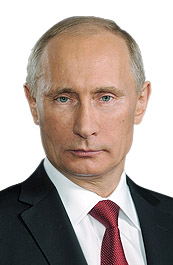
#> input picture data/russia/118949841.jpeg, 173 x 265 px; its folder holds 5 pictures in this run
$ python analysis.py
#> lines starting #> are read from the running program, lines starting #| are printed output that depends on the picture
from PIL import Image
import os
import numpy as np
from sklearn.decomposition import PCA
from sklearn.model_selection import train_test_split
from sklearn.metrics.pairwise import pairwise_distances

def load_and_preprocess_images(folder_path, label):
#> called with folder_path = './data/russia/', label = 'Russia'
    images = []
    labels = []
    for filename in os.listdir(folder_path):
        if filename.endswith(".jpeg"):
            image_path = os.path.join(folder_path, filename)
            img = Image.open(image_path).convert("L")  # Convert to grayscale
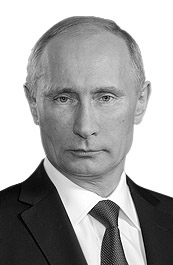
#> img: PIL image 173x265 L; min 0, max 255, mean 166
            img = img.resize((64, 64))  # Resize to a consistent size
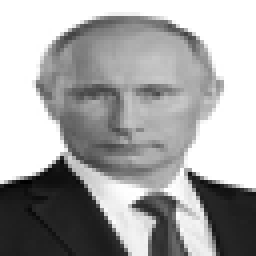
#> img: PIL image 64x64 L (shown 4 times larger); min 0, max 255, mean 165.9
            # Flatten image into a 1D array
            img_array = np.array(img).flatten()
#> img_array = 4096 values, max 255 at index 0, min 0 at index 2886, mean 165.9
            images.append(img_array)
            labels.append(label)
#> pass 2 of the loop in load_and_preprocess_images, `for filename in os.listdir(folder_path):`:
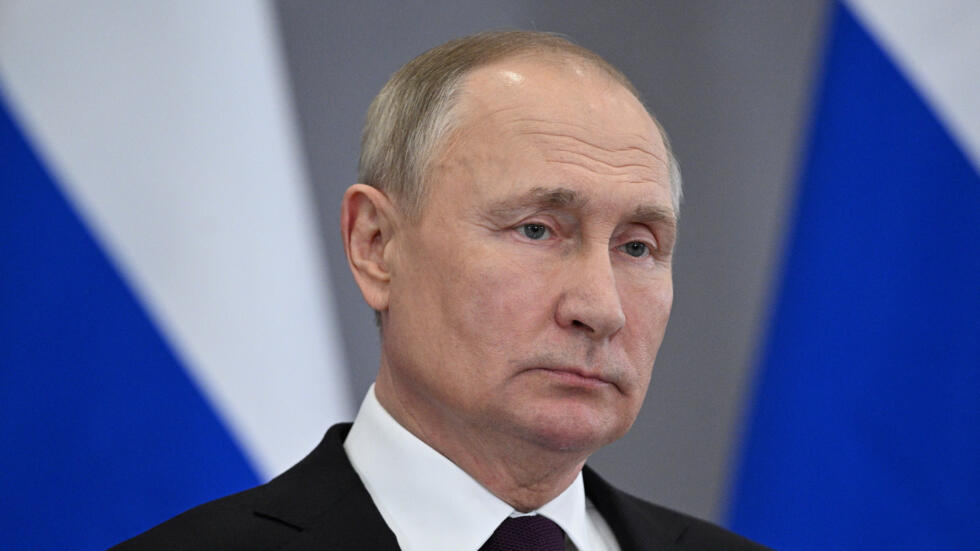
#> input picture data/russia/144984844.jpeg, 980 x 551 px
#> in load_and_preprocess_images, `img = Image.open(image_path).convert("L")`:
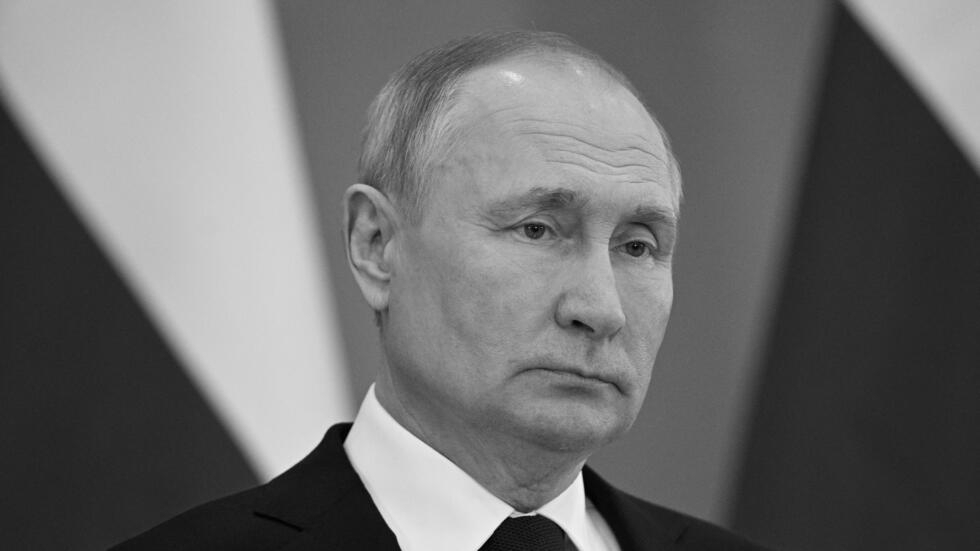
#> img: PIL image 980x551 L; min 0, max 248, mean 108.3
#> in load_and_preprocess_images, `img = img.resize((64, 64))`:
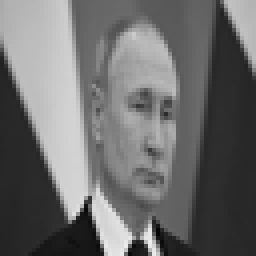
#> img: PIL image 64x64 L (shown 4 times larger); min 4, max 239, mean 108.3
#> img_array = 4096 values, max 239 at index 3877, min 4 at index 3751, mean 108.3
#> pass 3 of the loop in load_and_preprocess_images, `for filename in os.listdir(folder_path):`:
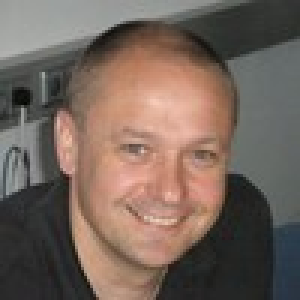
#> input picture data/russia/1516237897649.jpeg, 100 x 100 px (shown 3 times larger)
#> in load_and_preprocess_images, `img = Image.open(image_path).convert("L")`:
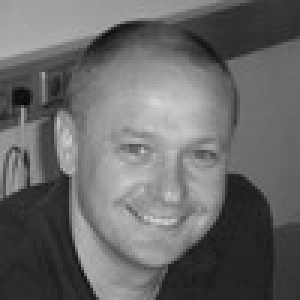
#> img: PIL image 100x100 L (shown 3 times larger); min 4, max 214, mean 104.7
#> in load_and_preprocess_images, `img = img.resize((64, 64))`:
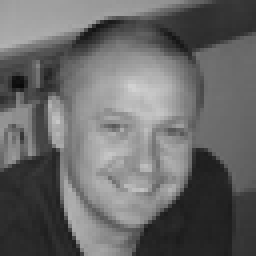
#> img: PIL image 64x64 L (shown 4 times larger); min 9, max 209, mean 104.6
#> img_array = 4096 values, max 209 at index 1376, min 9 at index 1349, mean 104.6
#> the loop made 5 passes; the first 3 are shown
    return images, labels


def load_and_preprocess_image(image_path):
    img = Image.open(image_path).convert("L")  # Convert to grayscale
    img = img.resize((64, 64))  # Resize to a consistent size
    img_array = np.array(img).flatten()  # Flatten image into a 1D array
    return img_array


# Specify paths to your image folders
russia_folder = "./data/russia/"
ukraine_folder = "./data/ukraine/"

# Load and preprocess images from each folder
russia_images, russia_labels = load_and_preprocess_images(
    russia_folder, label="Russia")
ukraine_images, ukraine_labels = load_and_preprocess_images(
    ukraine_folder, label="Ukraine")

# Combine the data from both countries
all_images = russia_images + ukraine_images
all_labels = russia_labels + ukraine_labels

# Convert data to numpy arrays
X = np.array(all_images)
y = np.array(all_labels)

# Split the data into training and testing sets
X_train, X_test, y_train, y_test = train_test_split(
    X, y, test_size=0.2, random_state=42)

# X_train: Features for training
# y_train: Labels for training
# X_test: Features for testing
# y_test: Labels for testing

# Train separate PCA models for Russia and Ukraine (same as before)
# Calculate the minimum of n_samples and n_features
n_components = 4  # Adjust this value based on your preference and dataset size

# Train separate PCA models for Russia and Ukraine
pca_russia = PCA(n_components=n_components).fit(russia_images)
#> (the run stopped early here; a loop or call above may not have finished)
